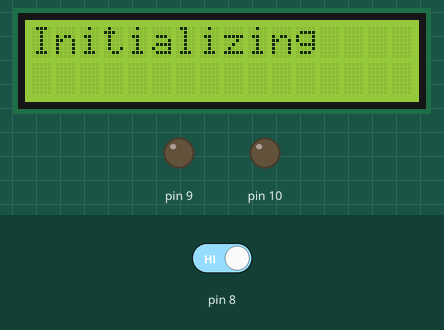
This sketch was run on a simulated Arduino Uno, built with avr-gcc and run on an emulated ATmega328P. On the bench: 16×2 character LCD, output pins drawn as LEDs (lit = HIGH). Dashed ring = blinking. Inputs (shaded band) come from the test bench; at power-on: pin 8 HIGH. Random numbers use the default seed unless the sketch sets one.

Above: at 0.1 s.
At 7.6 s:
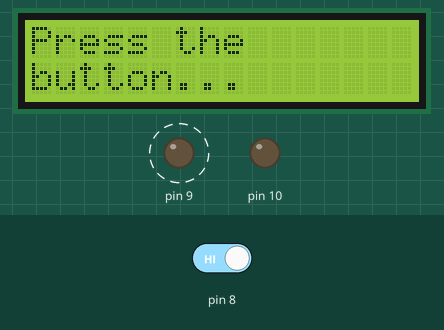
7.7 s: pin 8 driven LOW
9.8 s: pin 8 driven HIGH
At 11.84 s:
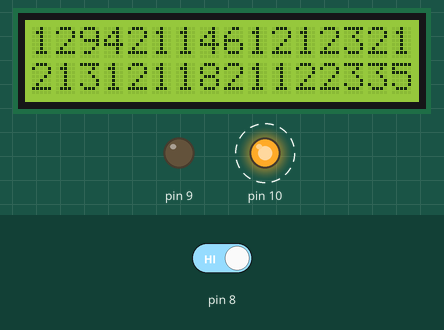
Timing chart, 0 to 20.2 s (numbered marks = the images above; inputs shaded):
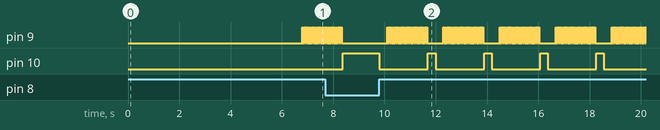

The sketch:

rand_generator.ino
```cpp
#include <LiquidCrystal.h>
LiquidCrystal lcd(12, 11, 5, 4, 3, 2);
void setup() {
  pinMode(8,INPUT);
  pinMode(9,OUTPUT);
  pinMode(10,OUTPUT);
  lcd.begin(16,2);
  lcd.clear();
  lcd.print("Initializing");
  for(int v = 0; v < 2; v++){
    for(int i = 0; i < 16; i++){
      delay(100);
      lcd.setCursor(i,1);
      lcd.print("*");
    }
    for(int i = 0; i < 16; i++){
      delay(100);
      lcd.setCursor(i,1);
      lcd.print(" ");
    }
  }
}

void loop() {
  lcd.clear();
  lcd.setCursor(0,0);
  lcd.print("Press the");
  lcd.setCursor(0,1);
  lcd.print("button...");
  lcd.setCursor(0,0);
  delay(300);
  while(digitalRead(8) == LOW){}
  digitalWrite(9,HIGH);
  for(int x = 0; x < 50; x++){
    lcd.setCursor(0,0);
    if(x % 2 == 0) digitalWrite(9,HIGH);
    else digitalWrite(9,LOW);
    for(int i = 0; i < 32; i ++){
      if (i < 17) lcd.setCursor(i,0);
      else if (i > 16) lcd.setCursor(i - 17,1);
      lcd.print(int(rand()));
    }
  }
  digitalWrite(10,HIGH);
  delay(300);
  while(digitalRead(8) == LOW){}
  digitalWrite(10,LOW);
}
```

Measured:
- after the input at 9.8 s, pin 9: LOW → HIGH after 0.31 s, then repeats every 2.2 s: HIGH 0.03 s, LOW 0.64 s, 24 × (HIGH 0.03 s, LOW 0.03 s); pin 10: alternates HIGH for 0.30 s and LOW for 1.9 s, starting at once; the display: first changes at once (image 2 shows a later state)
- by itself, pin 9: alternates HIGH for 0.03 s and LOW for 0.03 s, 21 changes in all, then stays LOW
